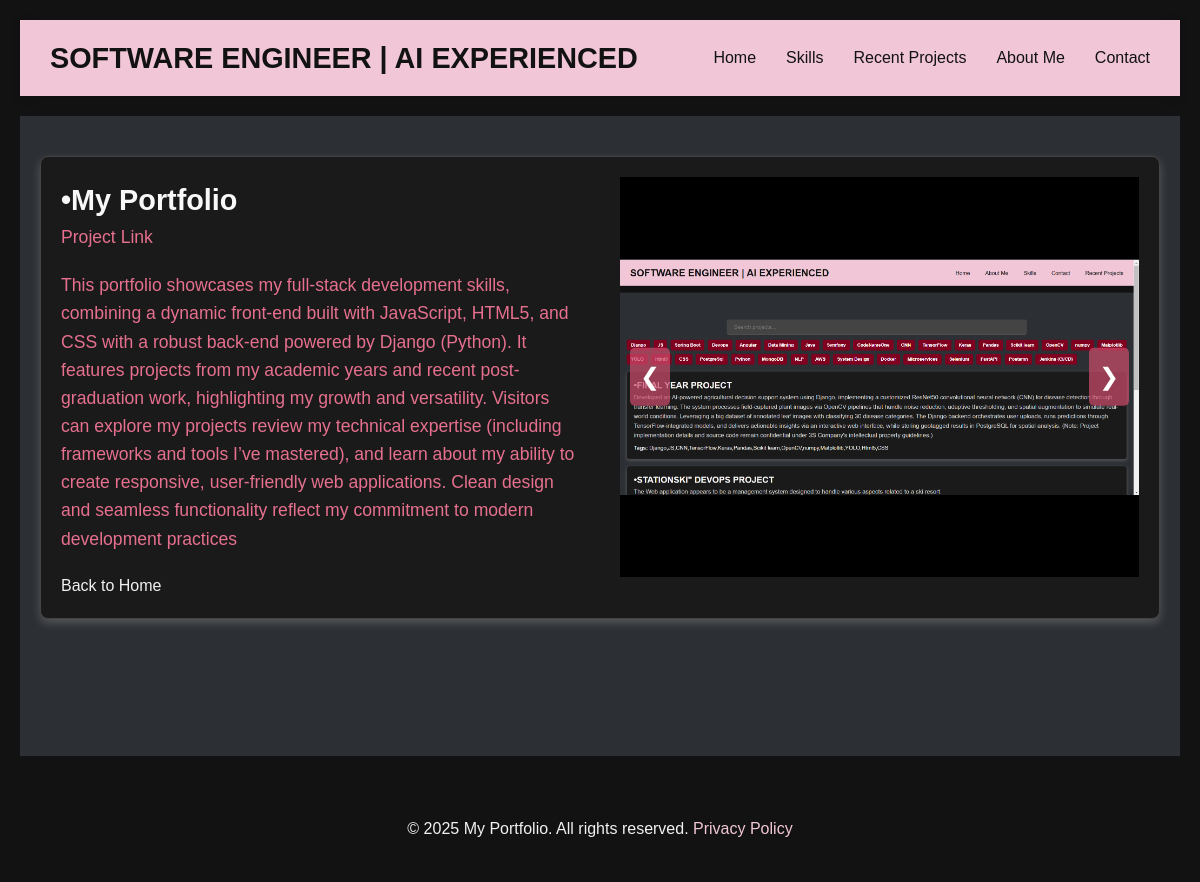
/project/12/, run on the app's committed database.
### main/models.py (models this page shows, shortened)
class Project(models.Model):
    title = models.CharField(max_length=200)
    description = models.TextField()
    tags = models.ManyToManyField(Tag, related_name="projects") # like pythons js django kol projet shnua aandu
    link = models.URLField(max_length=200, blank=True) #Link for the github project and blank = true , it's okey to not have a link for the project
    created_at = models.DateTimeField(auto_now_add=True)

class ProjectImage(models.Model):
    project = models.ForeignKey(Project, related_name="images", on_delete=models.CASCADE)
    image = models.ImageField(upload_to="project_images/")

### main/views.py (the view)
# urls.py: path("project/<int:id>/", views.project, name="project"),
def project(request, id): #we added the id of the project
    project = get_object_or_404(Project, pk=id)
    return render(request, "project.html",{"project" : project})

### main/templates/project.html (shortened to what this page needs)
{% extends 'base.html' %}
{% load static %}
{% block extrahead %}
<link rel="stylesheet" href="{% static 'css/project.css' %}">
{% endblock extrahead %}
{% block content %}
   <div class="project-card">
      <div class="project-info">
        <h1>{{project.title}}</h1>
        <p><a href ="{{project.link}}">Project Link </a></p>
        <p>{{project.description}}</p>
        <a href ="{% url 'home' %}"> Back to Home</a>
      </div>
      <div class="carousel">
        <div class="carousel-images">
            {% for image in project.images.all %}
            <div class="carousel-item">
                <img src="{{image.image.url}}" alt="Project image" />
            </div>
            {% endfor %}
      </div>
      <a class="carousel-control prev" onclick="moveSlide(-1)">&#10094;</a>
      <a class="carousel-control next" onclick="moveSlide(1)">&#10095;</a>
    </div>
   </div>
{% endblock content%}

### main/static/css/base.css (style rules this page uses)
* { box-sizing: border-box; margin: 0; padding: 0; font-family: "Arial", sans-serif; }
body { font-family: "Segoe UI", Tahoma, Geneva, Verdana, sans-serif; line-height: 1.6; color: #f1f1f1; background-color: #000; padding: 20px; }
a { color: #d15272; text-decoration: none; }

### main/static/css/project.css (style rules this page uses)
.project-card { display: flex; align-items: flex-start; justify-content: space-between; background-color: #1a1a1a; box-shadow: 0 4px 10px rgba(255, 255, 255, 0.2); border-radius: 8px; overflow: hidden; max-width: 1200px; margin: auto; padding: 20px; border: 1px solid #444; transition: all 0.3s ease; }
.project-info { flex: 1; padding-right: 20px; }
.project-info h1 { color: #f8f8f8; font-size: 1.8rem; }
.project-info p { margin-bottom: 20px; color: #e6708e; font-size: 1.1rem; }
.carousel { flex: 1; display: flex; flex-direction: column; position: relative; max-width: 50%; margin-left: 20px; }
.carousel-images { display: flex; flex: 1; overflow: hidden; position: relative; }
.carousel-control { position: absolute; top: 50%; transform: translateY(-50%); color: white; font-size: 24px; background-color: rgba(206, 76, 108, 0.7); padding: 10px; cursor: pointer; user-select: none; border-radius: 5px; transition: background-color 0.3s ease, transform 0.2s ease-in-out; }
.carousel-control.prev { left: 10px; }
.carousel-control.next { right: 10px; }
.carousel-item { display: flex; justify-content: center; align-items: center; background-color: black; width: 100%; height: 400px; }
.carousel-item img { max-height: 100%; max-width: 100%; object-fit: contain; }

### main/templates/base.html (style rules this page uses)
* { margin: 0; padding: 0; box-sizing: border-box; }
body { font-family: 'Segoe UI', Tahoma, Geneva, Verdana, sans-serif; background-color: #121212; color: #f1f1f1; line-height: 1.6; margin: 0; }
a { text-decoration: none; color: inherit; }

### data on the page
Project: title "•My Portfolio", description "This portfolio showcases my full-stack development skills, combining a dynamic front-end built with JavaScript, HTML5, and CSS with a robust back-end powered by Django (Python). It features projects from my academic years and recent post-graduation work, highlighting my growth and versatility. Visitors can explore my projects review my technical expertise (including frameworks and tools I’ve mastered), and learn about my ability to create responsive, user-friendly web applications. Clean design and seamless functionality reflect my commitment to modern development practices"
ProjectImage: image (picture)
